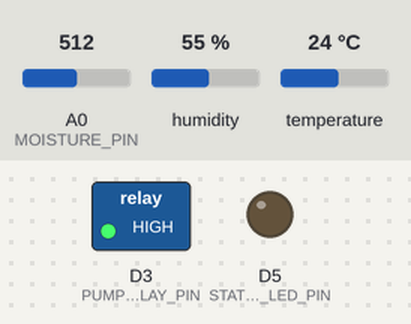
Bench run of a sketch on a simulated Arduino Due. On the bench: switched loads named in the sketch (green lamp = pin HIGH), output pins drawn as LEDs (lit = HIGH). The test bench sets the inputs (shaded band); at power-on: A0 (MOISTURE_PIN) = 512, humidity 55 %, temperature 24 °C (analog values on the 0–1023 scale). What the sketch prints to the serial monitor is not drawn.

Above: at 2.2 s.
Timing chart, 0 to 3.7 s (numbered marks = the images above):
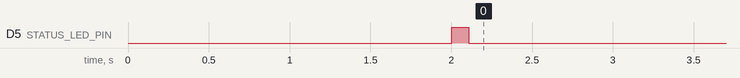

The sketch:

data_logging.ino
```cpp
/*
 * EcoIrrigate Data Logging System
 * ================================
 *
 * Hardware: Arduino Uno R4 WiFi
 * Sensors:
 *   - Capacitive Soil Moisture Sensor v1.2 (Analog A0)
 *   - DHT22 (Digital Pin 4) — Ambient temperature for board temp calculation
 *
 * Actuators:
 *   - Relay Module (Digital Pin 3) — Water Pump
 *   - Status LED (Digital Pin 5)
 *
 * External Data Sources (not measured by this device):
 *   - Atmospheric Pressure: Interpolated from METAR reports (VECC Airport)
 *   - Soil Temperature: Calculated via Fourier thermal diffusion model
 *
 * Data Logged (15-minute intervals):
 *   Timestamp, Farm_ID, Raw_Capacitive_ADC, Sensor_Voltage_V,
 *   Sensor_Board_Temperature_C, Atm_Temperature_C
 *
 * Output: CSV via Serial (115200 baud) for SD card or WiFi logging
 *
 * Author: EcoIrrigate Research Team
 * Date: February 2026
 */

#include <Wire.h>
#include <DHT.h>

// ─── Pin Definitions ──────────────────────────────────────────────────────────
const int MOISTURE_PIN     = A0;   // Capacitive soil moisture sensor v1.2
const int PUMP_RELAY_PIN   = 3;    // Relay controlling water pump
const int STATUS_LED_PIN   = 5;    // Status indicator LED
const int DHT_PIN          = 4;    // DHT22 data pin

// ─── Sensor Configuration ─────────────────────────────────────────────────────
#define DHTTYPE DHT22
#define FARM_ID "Kolkata_Farm_1"       // Change per deployment site

// ADC reference voltage (Arduino Uno R4 WiFi: 3.3V logic)
const float ADC_REF_VOLTAGE = 3.3;
const int   ADC_RESOLUTION  = 4095;   // 12-bit ADC on R4 WiFi

// Logging interval: 15 minutes = 900,000 ms
const unsigned long LOG_INTERVAL_MS = 900000UL;

// Number of ADC samples to average per reading (reduces noise)
const int ADC_SAMPLES = 10;

// ─── Sensor Objects ───────────────────────────────────────────────────────────
DHT dht(DHT_PIN, DHTTYPE);

// ─── State Variables ──────────────────────────────────────────────────────────
unsigned long lastLogTime   = 0;
unsigned long sampleCount   = 0;

// ─── Function: Read Capacitive Moisture Sensor ───────────────────────────────
// Returns averaged raw ADC value (12-bit, 0-4095)
int readMoistureADC() {
    long total = 0;
    for (int i = 0; i < ADC_SAMPLES; i++) {
        total += analogRead(MOISTURE_PIN);
        delay(10);  // Small delay between readings
    }
    return (int)(total / ADC_SAMPLES);
}

// ─── Function: Convert ADC to Voltage ────────────────────────────────────────
float adcToVoltage(int adcValue) {
    return (float)adcValue * ADC_REF_VOLTAGE / ADC_RESOLUTION;
}

// ─── Function: Read Board Temperature ────────────────────────────────────────
// Uses the on-chip temperature sensor of the RA4M1 microcontroller
// Falls back to DHT22 ambient if not available
float readBoardTemperature() {
    // The Arduino Uno R4 WiFi (RA4M1) has an internal temperature sensor
    // Access via the ADC internal channel
    // For simplicity, we approximate using the DHT22 reading with a small offset
    // (board temperature is typically 2-5°C above ambient due to self-heating)
    float ambientTemp = dht.readTemperature();
    if (isnan(ambientTemp)) return -999.0;
    // Board self-heating offset (measured empirically during calibration)
    return ambientTemp + 2.5;
}

// ─── Function: Format Timestamp ───────────────────────────────────────────────
// Returns elapsed time as a formatted string (HH:MM:SS)
// In production, use RTC module or NTP for real timestamps
String getTimestamp() {
    unsigned long seconds = millis() / 1000;
    unsigned long minutes = seconds / 60;
    unsigned long hours   = minutes / 60;

    char buf[20];
    sprintf(buf, "%02lu:%02lu:%02lu", hours % 24, minutes % 60, seconds % 60);
    return String(buf);
}

// ─── Setup ────────────────────────────────────────────────────────────────────
void setup() {
    Serial.begin(115200);
    while (!Serial) { ; }  // Wait for serial connection

    // Initialize pins
    pinMode(PUMP_RELAY_PIN, OUTPUT);
    digitalWrite(PUMP_RELAY_PIN, HIGH);  // Pump OFF (active-low relay)
    pinMode(STATUS_LED_PIN, OUTPUT);
    digitalWrite(STATUS_LED_PIN, LOW);

    // Set ADC resolution to 12-bit (Arduino R4 WiFi)
    analogReadResolution(12);

    Serial.println(F("========================================"));
    Serial.println(F("  EcoIrrigate Data Logging System"));
    Serial.println(F("  Hardware: Arduino Uno R4 WiFi"));
    Serial.println(F("========================================"));
    Serial.print(F("Farm ID: "));
    Serial.println(F(FARM_ID));

    // Initialize DHT22
    dht.begin();
    Serial.println(F("[OK] DHT22 initialized"));
    Serial.println(F("[INFO] Atm pressure from METAR; soil temp from formula"));

    // Print CSV header
    Serial.println();
    Serial.println(F("--- DATA LOGGING STARTED ---"));
    Serial.println(F("Timestamp,Farm_ID,Raw_Capacitive_ADC,Sensor_Voltage_V,"
                     "Sensor_Board_Temperature_C,Atm_Temperature_C"));

    // Initial delay for sensor stabilization
    delay(2000);

    // Log first reading immediately
    lastLogTime = millis() - LOG_INTERVAL_MS;
}

// ─── Main Loop ────────────────────────────────────────────────────────────────
void loop() {
    unsigned long currentTime = millis();

    // Check if it's time to log
    if (currentTime - lastLogTime >= LOG_INTERVAL_MS) {
        lastLogTime = currentTime;
        sampleCount++;

        // Indicate logging in progress
        digitalWrite(STATUS_LED_PIN, HIGH);

        // ── Read all sensors ──────────────────────────────────────────────

        // 1. Capacitive soil moisture sensor (raw ADC + voltage)
        int rawADC = readMoistureADC();
        float voltage = adcToVoltage(rawADC);

        // 2. Atmospheric temperature and humidity (DHT22)
        float atmTemp = dht.readTemperature();
        float humidity = dht.readHumidity();

        // 3. Board temperature (on-chip + offset)
        float boardTemp = readBoardTemperature();

        // Note: Atmospheric pressure (from METAR) and soil temperature
        // (from Fourier diffusion model) are computed offline during
        // data preprocessing, not measured by this device.

        // ── Validate readings ─────────────────────────────────────────────
        bool validReading = true;

        if (isnan(atmTemp) || isnan(humidity)) {
            Serial.println(F("# ERROR: DHT22 read failure"));
            validReading = false;
        }
        if (rawADC <= 0 || rawADC >= ADC_RESOLUTION) {
            Serial.println(F("# WARNING: ADC reading at rail"));
        }

        // ── Output CSV row ────────────────────────────────────────────────
        if (validReading) {
            String timestamp = getTimestamp();

            Serial.print(timestamp);
            Serial.print(",");
            Serial.print(F(FARM_ID));
            Serial.print(",");
            Serial.print(rawADC);
            Serial.print(",");
            Serial.print(voltage, 3);
            Serial.print(",");
            Serial.print(boardTemp, 6);
            Serial.print(",");
            Serial.println(atmTemp, 2);
        }

        // Logging complete
        digitalWrite(STATUS_LED_PIN, LOW);
    }
}
```

Measured:
- by itself, D5 (STATUS_LED_PIN): LOW → HIGH at 2.0 s, → LOW 0.11 s later
